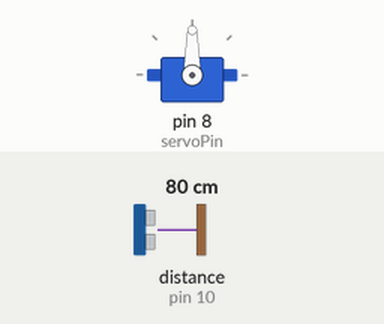
Bench run of a sketch on a simulated Arduino Uno, built with avr-gcc and run on an emulated ATmega328P. Shown: servo. Wiring (inferred from the names in the program): ultrasonic range finder: trigger pin 9; echo pin 10. Inputs (shaded band) come from the test bench; at power-on: distance to the obstacle (sensor on pin 10) 80 cm. The echo pulse lasts 58.3 µs per cm.

Above: at 1.2 s.
1.3 s: distance to the obstacle (sensor on pin 10) set to 39 cm
2.8 s: distance to the obstacle (sensor on pin 10) set to 31 cm
At 3.2 s:
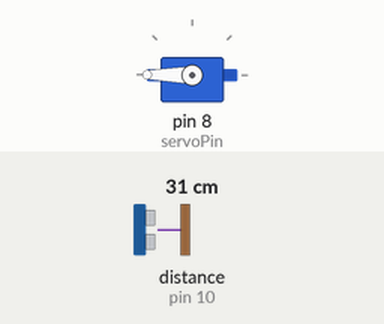
5.8 s: distance to the obstacle (sensor on pin 10) set to 60 cm
At 6.3 s:
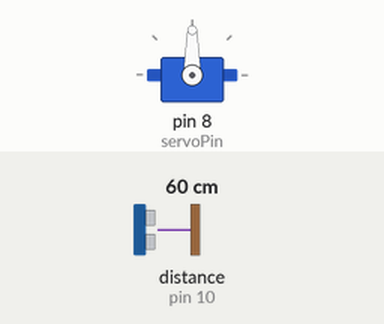
7.3 s: distance to the obstacle (sensor on pin 10) set to 2 cm
At 7.7 s:
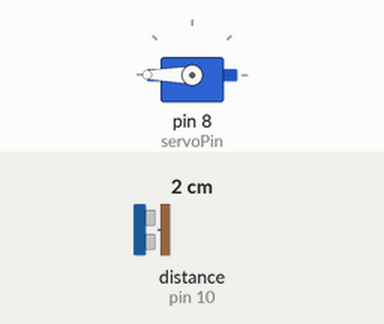
Timing chart, 0 to 11.3 s (numbered marks = the images above; inputs shaded):
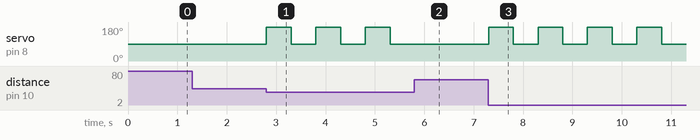

Measured:
- the behaviour switches between 36 and 35 cm on distance to the obstacle (sensor on pin 10) (found by bisection; images 0 and 1)
- after the input at 1.3 s, every drawn part: stays the same
- after the input at 2.8 s, servo on pin 8 (servoPin): alternates 180° for 0.50 s and 90° for 0.50 s, starting at once
- after the input at 5.8 s, servo on pin 8 (servoPin): stays 90° (without the input it goes to 180° after 0.01 s)
- after the input at 7.3 s, servo on pin 8 (servoPin): alternates 180° for 0.50 s and 90° for 0.50 s, starting at once

The sketch:

ultrasonic_code.ino
```cpp
#include <Servo.h>

// Pin assignments
#define servoPin 8
#define trigPin 9
#define echoPin 10

// Global objects/vars
Servo myservo;  // Create Servo object to control a servo
float duration, distance;
const int closedPos = 90; // Lid closed position
const int openPos = 180; // Lid opened position
const int opDist = 35; // Operation distance (cm)

void setup() {
  myservo.attach(servoPin);
  myservo.write(closedPos); // Start with the lid closed
  pinMode(trigPin, OUTPUT);
  pinMode(echoPin, INPUT);
}

void loop() {
  // Ultrasonic operating logic
  digitalWrite(trigPin, LOW);
  delayMicroseconds(2);
  digitalWrite(trigPin, HIGH);
  delayMicroseconds(10);
  digitalWrite(trigPin, LOW);

  // Time to distance conversion
  duration = pulseIn(echoPin, HIGH);
  distance = (duration * 0.0343) / 2;  // Convert to distance in cm

  // Compare distance and control servo
  if (distance <= opDist) {
    myservo.write(openPos); // Open the lid
    delay(500); // Wait for 500 ms to ensure servo moves
    myservo.write(closedPos); // Close the lid
    delay(500); // Wait before next iteration
  }
}
```
